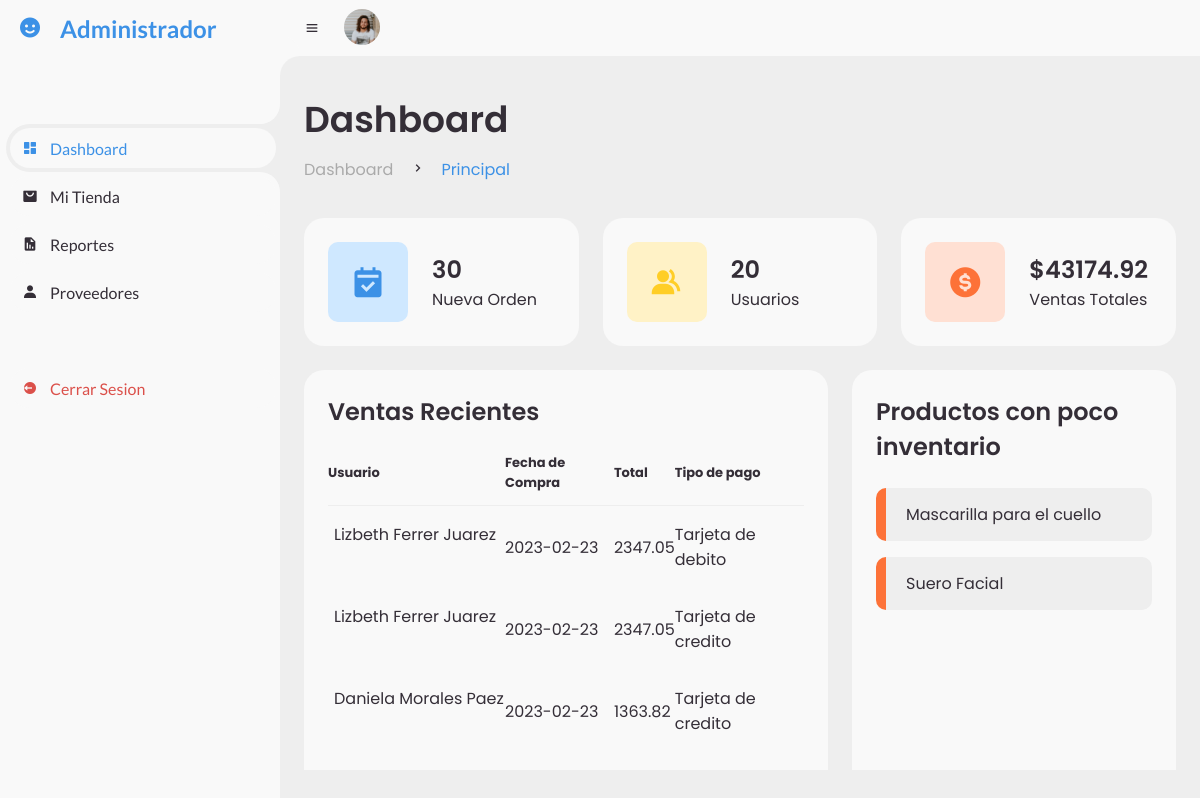
/Admin/admin.php, run on the app's committed database.
### tables this page shows
create table Venta(
ID_V Int unsigned not null AUTO_INCREMENT,
fkID_U mediumint(7) unsigned not null,
total decimal(11,2) not null,
fecha date not null,
tipoPago varchar(50) not null,
primary key(ID_V),
foreign key (fkID_U) references Usuario(ID_U) ON UPDATE CASCADE ON DELETE CASCADE
);

create table Usuario(
ID_U mediumint(7) unsigned not null AUTO_INCREMENT,
nombreU varchar (60) not null,
contrasena varchar (10) not null,
correoU varchar (50) not null,
telefono varchar (15),
numTarjeta varchar(16),
domicilio varchar (200),
primary key (ID_U)
);

create table Articulo(
ID_A Smallint(5) unsigned not null AUTO_INCREMENT,
fkID_P Smallint unsigned not null,
nombreA varchar (100) not null,
cantidad smallint not null,
precio decimal(7,2) not null,
descripcion varchar(255) not null,
categoria varchar (100) not null,
primary key (ID_A),
foreign key (fkID_P) references Proveedor(ID_P) ON UPDATE CASCADE ON DELETE CASCADE
);

### Admin/admin.php (the view, shortened to what this page needs)
<?php
$conexion = mysqli_connect("localhost", "root", "", "piel");
$consulta = mysqli_query($conexion, "SELECT SUM(total) AS total_ventas FROM venta");
$consulta2 = mysqli_query($conexion, "SELECT COUNT(ID_U) AS total_usuarios FROM usuario");
$consulta3 = mysqli_query($conexion, "SELECT COUNT(ID_V) AS total_venta FROM venta");
$consulta4 = mysqli_query($conexion, "SELECT usuario.nombreU AS nombre, venta.fecha AS fecha, venta.total AS total, venta.tipoPago AS pago FROM venta
JOIN usuario ON venta.fkID_U = usuario.ID_U
ORDER BY venta.fecha DESC
LIMIT 10");
$consulta5 = mysqli_query($conexion, "SELECT nombreA FROM articulo WHERE cantidad < 151 LIMIT 10");
?>
<!DOCTYPE html>
<html lang="en">
<head>
	<link href='https://unpkg.com/boxicons@2.0.9/css/boxicons.min.css' rel='stylesheet'>
	<link rel="stylesheet" href="style.css">
</head>
<body>
	<section id="sidebar">
		<a href="#" class="brand">
			<i class='bx bxs-smile'></i>
			<span class="text">Administrador</span>
		</a>
		<ul class="side-menu top">
			<li class="active">
				<a href="#">
					<i class='bx bxs-dashboard' ></i>
					<span class="text">Dashboard</span>
				</a>
			</li>
			<li>
				<a href="mitienda.php">
					<i class='bx bxs-shopping-bag-alt' ></i>
					<span class="text">Mi Tienda</span>
				</a>
			</li>
			<li>
				<a href="reportes.php">
					<i class='bx bxs-report' ></i>
					<span class="text">Reportes</span>
				</a>
			</li>
			<li>
				<a href="proveedores.php">
					<i class='bx bxs-user' ></i>
					<span class="text">Proveedores</span>
				</a>
			</li>
		</ul>
		<ul class="side-menu">
			<li>
				<a href="../Usuario/salir.php" class="logout" >
					<i class='bx bxs-log-out-circle' ></i>
					<span class="text">Cerrar Sesion</span>
				</a>
			</li>
		</ul>
	</section>
	<section id="content">
		<nav>
			<i class='bx bx-menu' ></i>
			<a href="#" class="profile">
				<img src="img/people.png">
			</a>
		</nav>
		<main>
			<div class="head-title">
				<div class="left">
					<h1>Dashboard</h1>
					<ul class="breadcrumb">
						<li>
							<a href="#">Dashboard</a>
						</li>
						<li><i class='bx bx-chevron-right' ></i></li>
						<li>
							<a class="active" href="#">Principal</a>
						</li>
					</ul>
				</div>
			</div>
			<ul class="box-info">
				<li>
					<i class='bx bxs-calendar-check' ></i>
					<span class="text">
						<?php  $fila3 = mysqli_fetch_assoc($consulta3) ?>
						<h3><?php echo $fila3['total_venta'] ?></h3>
						<p>Nueva Orden</p>
					</span>
				</li>
				<li>
					<i class='bx bxs-group' ></i>
					<span class="text">
						<?php  $fila2 = mysqli_fetch_assoc($consulta2) ?>
						<h3><?php echo $fila2['total_usuarios'] ?></h3>
						<p>Usuarios</p>
					</span>
				</li>
				<li>
					<i class='bx bxs-dollar-circle' ></i>
					<span class="text">
						<?php  $fila = mysqli_fetch_assoc($consulta) ?>
						<h3>$<?php echo $fila['total_ventas'] ?></h3>
						<p>Ventas Totales</p>
					</span>
				</li>
			</ul>
			<div class="table-data">
				<div class="order">
					<div class="head">
						<h3>Ventas Recientes</h3>
					</div>
					<table id="tabla_venta">
						<thead>
							<tr>
								<th>Usuario</th>
								<th>Fecha de Compra</th>
								<th>Total</th>
								<th>Tipo de pago</th>
							</tr>
						</thead>
						<tbody>
							<tr>
							<?php while ($fila = mysqli_fetch_assoc($consulta4)): ?>
                                <td><?php echo $fila['nombre'] ?></td>
								<td><?php echo $fila['fecha'] ?></td>
								<td><?php echo $fila['total'] ?></td>
                                <td><?php echo $fila['pago'] ?></td>
							</tr>
							<?php endwhile; ?>
						</tbody>
					</table>
				</div>
				<div class="todo">
					<div class="head">
						<h3>Productos con poco inventario</h3>
					</div>
					<ul class="todo-list">
					<?php while ($fila = mysqli_fetch_assoc($consulta5)): ?>
						<li class="not-completed">
							<p><?php echo $fila['nombreA'] ?></p>
							<?php endwhile; ?>
						</li>
					</ul>
				</div>
			</div>
		</main>
	</section>
</body>
</html>

### data on the page
venta: fkID_U.nombreU "Lizbeth Ferrer Juarez", fecha "2023-02-23", total "2347.05", tipoPago "Tarjeta de debito"
venta: fkID_U.nombreU "Lizbeth Ferrer Juarez", fecha "2023-02-23", total "2347.05", tipoPago "Tarjeta de credito"
venta: fkID_U.nombreU "Daniela Morales Paez", fecha "2023-02-23", total "1363.82", tipoPago "Tarjeta de credito"
articulo: nombreA "Mascarilla para el cuello"
articulo: nombreA "Suero Facial"

### other printed values
$fila3['total_venta'] "30"
$fila2['total_usuarios'] "20"
$fila['total_ventas'] "43174.92"
